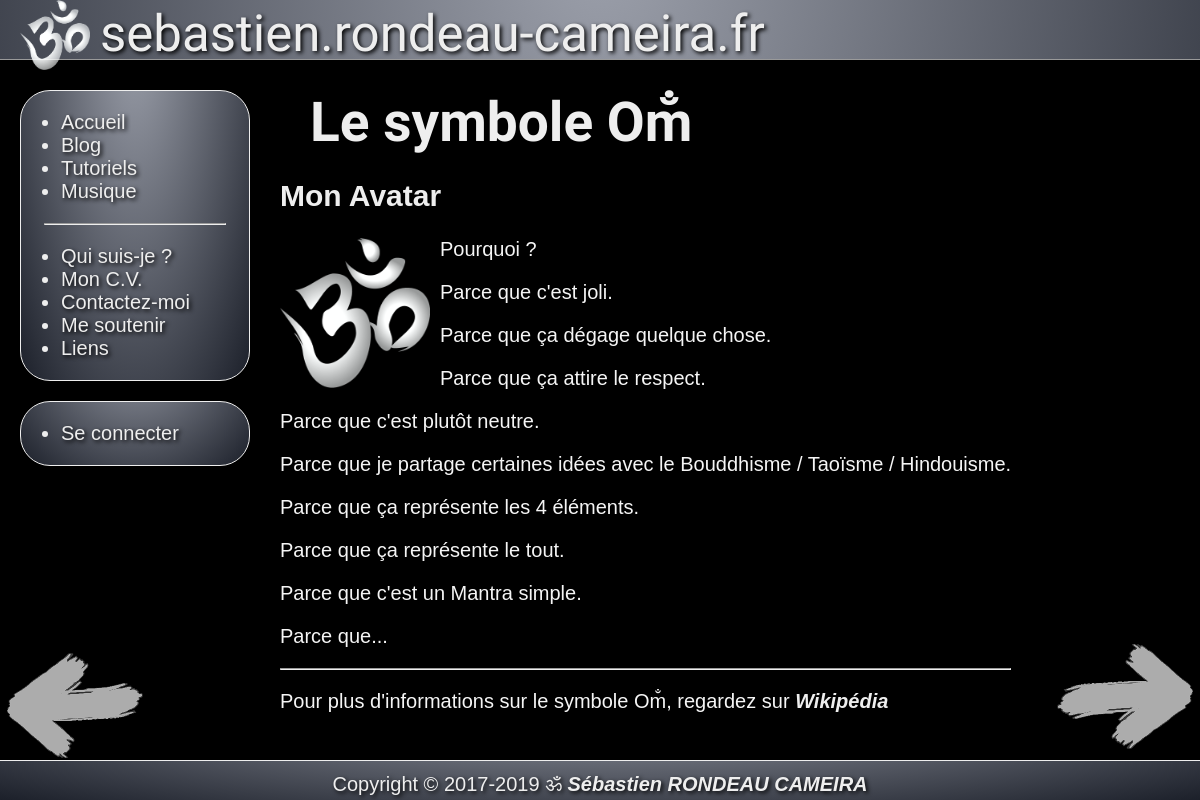
Screenshot of /blog/?page=2 with the database file from the repository.
### tables this page shows
CREATE TABLE IF NOT EXISTS `blog` (
`article_id` int(11) NOT NULL,
  `article_date` timestamp NOT NULL DEFAULT CURRENT_TIMESTAMP,
  `article_title` varchar(255) NOT NULL,
  `article_content` longtext NOT NULL
);

### public_html/blog/index.php (called while the page is built, shortened)
<?php
    if(!empty($_GET['page'])) {
        $page_id = $_GET['page'];
    } else {
        $page_id = "1";
    }
    $articles = new Articles();
    $page = $articles->find($page_id);
    $title = $page['article_title'];
    $text = $page['article_content'];
    require '../includes/inc_head.php';
    require 'includes/inc_header.php';
    require '../includes/inc_menu_fr.php';
    require 'includes/inc_page_blog_page.php';
    require '../includes/inc_footer.php';

### public_html/App/Db.php (called while the page is built, shortened)
<?php
abstract class Db
{
    protected static $_instance = null;
    public static function getInstance()
    {
        if(self::$_instance === null)
        {
            self::$_instance = new PDO
            (
                'mysql:host=localhost;dbname=sebastien;charset=utf8',
                'sebastien',
                '6spCeWFu8smHKY51',
                [
                    PDO::ATTR_ERRMODE => PDO::ERRMODE_EXCEPTION,
                    PDO::ATTR_DEFAULT_FETCH_MODE => PDO::FETCH_ASSOC
                ]
            );
        }
        return self::$_instance;
    }
    public function __construct()
    {
        $this->pdo = Db::getInstance();
    }
}

### public_html/App/Classes/Articles.php (called while the page is built, shortened)
<?php
class Articles extends Db
{
    public function find(int $id)
    {
        $sql = "SELECT
        `article_id`,
        `article_date`,
        `article_title`,
        `article_content`
        FROM `blog`
        WHERE `article_id` = :article_id";
        $stmt = $this->pdo->prepare($sql);
        $stmt->bindValue(
            ':article_id',
            $id,
            PDO::PARAM_INT
        );
        if($stmt->execute())
        {
            $result = $stmt->fetch();
        }
        return $result;
    }
}

### public_html/blog/includes/inc_page_blog_page.php (the view, shortened to what this page needs)
        <article>
<?php
    if($page_id > 1) {
        $prec = $page_id - 1;
?>
            <div id="fleche-gauche"><a href="/blog/?page=<?php echo $prec; ?>"><img src="/images/pixel.gif" alt="Page Précédente"></a></div>
<?php } else { ?>
            <div id="fleche-gauche"><a href="/?page=blog"><img src="/images/pixel.gif" alt="Page Précédente"></a></div>
<?php } ?>
            <div class="title"><?php echo $title; ?></div>
            <div class="article">
<?php echo $text; ?>
            </div>
<?php
    $suiv = $page_id + 1;
    $articles = new Articles();
    $page_suiv = $articles->find($suiv);
    if (!empty($page_suiv)) {
        $number = $page_suiv['article_id'];
    }
    if(isset($number) && $number==$suiv) {
?>
            <div id="fleche-droite"><a href="/blog/?page=<?php echo $suiv; ?>"><img src="/images/pixel.gif" alt="Page Suivante"></a></div>
<?php } ?>
        </article>

### public_html/css/style.css (style rules this page uses)
:root { --blue: #3c3d76; --dark: #000000; --light: #eeeeee; --font-title: 'Tangerine', serif; --font-default: "Trebuchet MS", "Arial", "Lucida grande", "Bitstream Charter", "Liberation sans", "FreeSans", sans-serif; }
* { box-sizing: border-box; }
a, a:visited { color: var(--light); text-decoration: none; text-shadow: 2px 2px 4px var(--dark); }
article { float: left; padding: 20px; margin-left: 260px; margin-right: 30px; }
h2 { color: var(--light); }
#fleche-gauche { position: fixed; bottom: 20px; left: 0px; background-image: url('/images/fleche-gauche.png'); background-repeat: no-repeat; }
#fleche-gauche img { width: 150px; height: 150px; }
#fleche-droite { position: fixed; bottom: 20px; right: 0px; background-image: url('/images/fleche-droite.png'); background-repeat: no-repeat; }
#fleche-droite img { width: 150px; height: 150px; }
.article { margin-bottom: 50px; color: whitesmoke; font-size: 20px; text-align: justify; text-shadow: 2px 2px 4px var(--dark); }
.article a, .article a:visited { color: var(--light); font-weight: bold; font-style: italic; font-size: 20px; }
.title { text-align: left; margin-left: 30px; color: var(--light); font-family: var(--font-title); font-size: 55px; font-weight: bold; text-shadow: 2px 2px 4px var(--dark); }
.portrait { float: left; margin-right: 10px; }
.portrait img { width: 150px; height: 150px; }

### rows the page displays
blog: article_title "Le symbole Om̐", article_content "Mon Avatar Pourquoi ? Parce que c'est joli. Parce que ça dégage quelque chose. Parce que ça attire le respect. Parce que c'est plutôt neutre. Parce que je partage certaines idées avec le Bouddhisme / Taoïsme / Hindouisme. Parce que ça représente les 4 éléments. Parce que ça représente le tout. Parce que c'est un Mantra simple. Parce que... Pour plus d'informations sur le symbole Om̐, regardez sur Wikipédia", article_content (picture)
